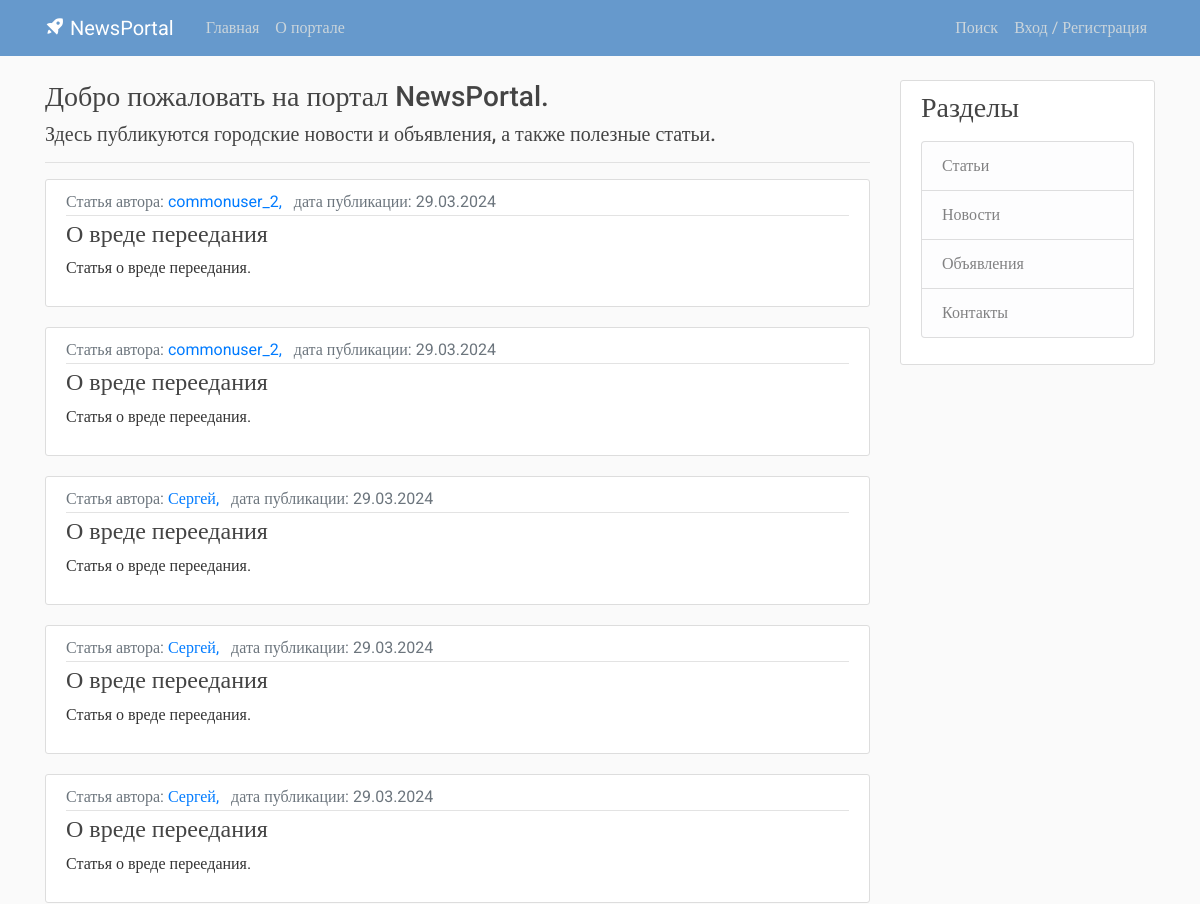
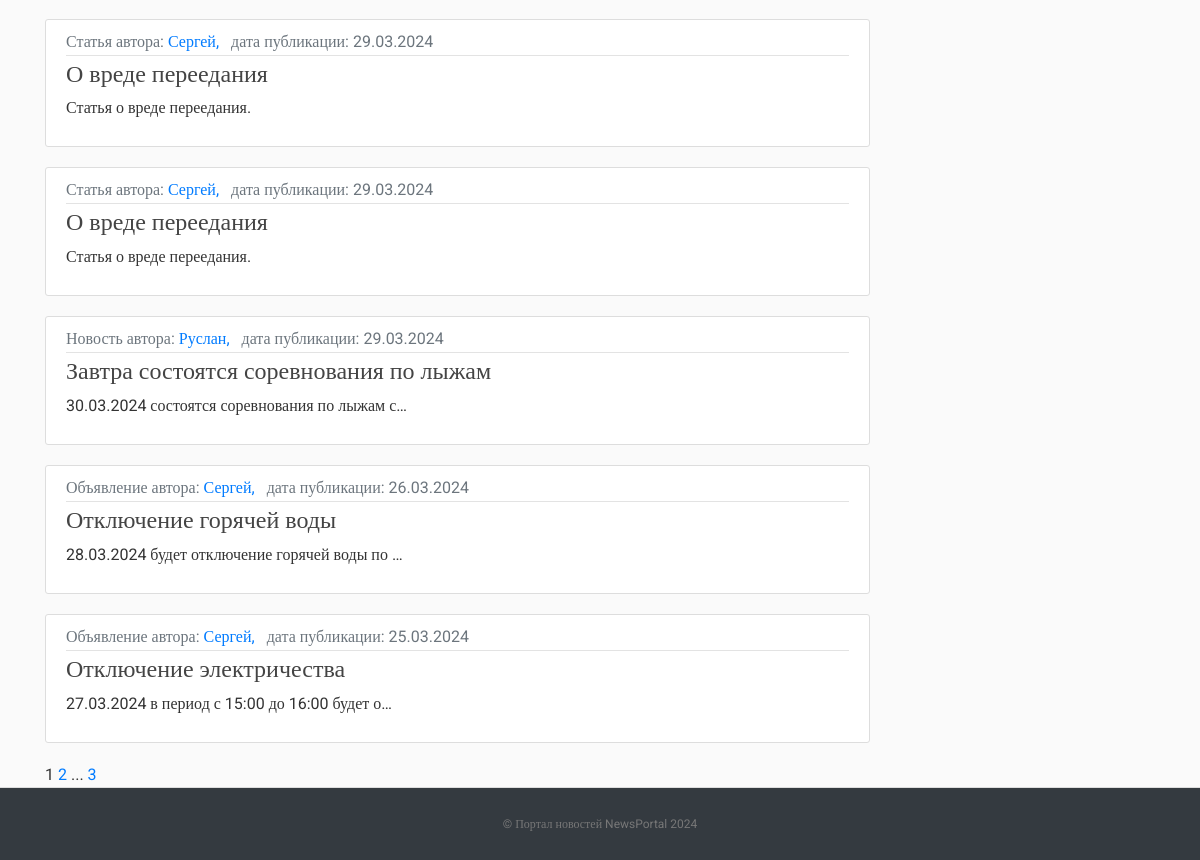
The app's page /, older data (2 pictures, top to bottom).
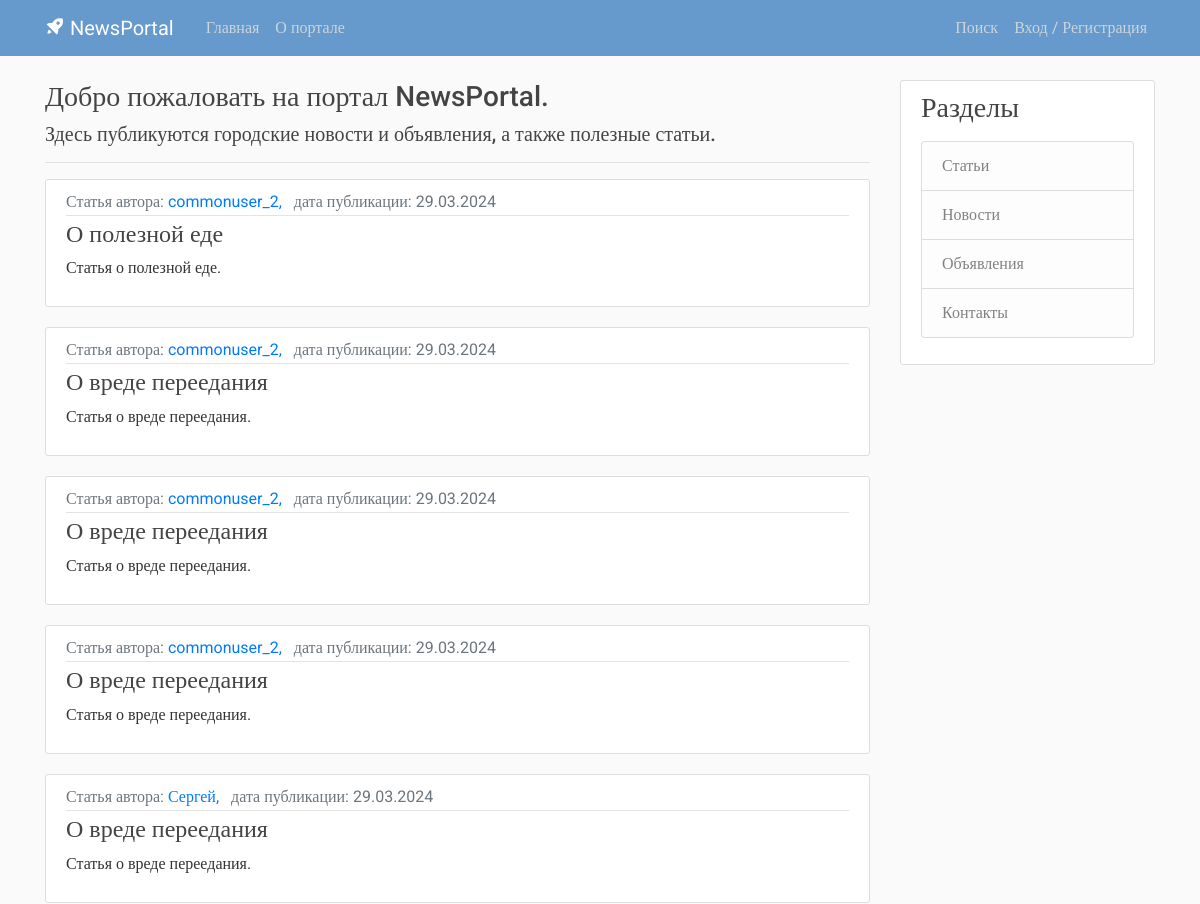
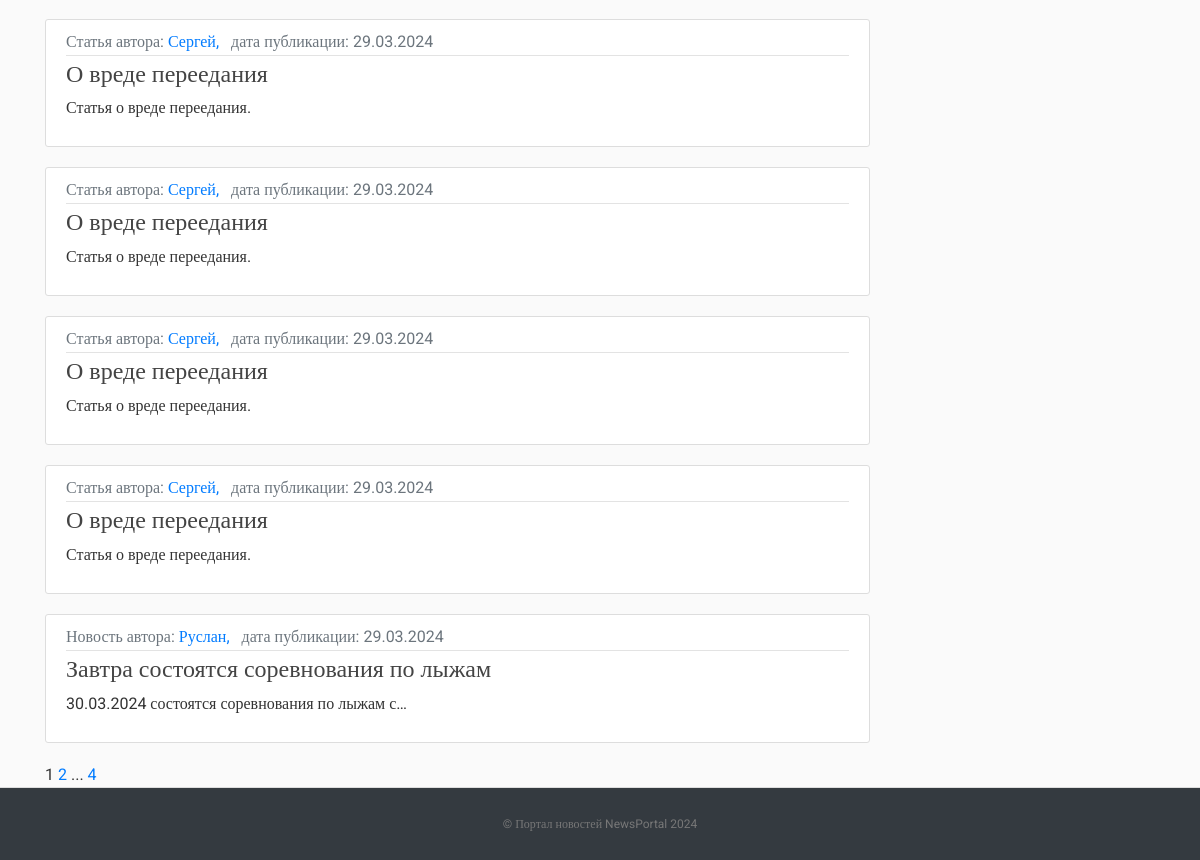
The same page, newer data (2 pictures, top to bottom).
### post/models.py (models this page shows, shortened)
class Post(models.Model):
    NEWS = 'NW'
    ARTICLE = 'AR'
    NOTIFICATION = 'NT'
    CATEGORY_CHOICES = (
        (NEWS, 'Новость'),
        (ARTICLE, 'Статья'),
        (NOTIFICATION, 'Объявление'),
    )
    categoryType = models.CharField(max_length=2, choices=CATEGORY_CHOICES, default=ARTICLE, verbose_name='Тип публикации')
    dateCreation = models.DateTimeField(default=timezone.now, verbose_name='Дата и время создания публикации')
    title = models.CharField(max_length=128, verbose_name='Заголовок публикации')
    text = models.TextField(verbose_name='Текст публикации')
    rating = models.SmallIntegerField(default=0, verbose_name='Рейтинг публикации')
    author = models.ForeignKey(Author, on_delete=models.CASCADE, verbose_name='Автор публикации')
    category = models.ManyToManyField(Category, verbose_name='Категория публикации')
    def get_absolute_url(self):
        return reverse('post_detail', args=[str(self.id)])
    class Meta:
        ordering = ['-dateCreation',]
        verbose_name = 'Публикация'
        verbose_name_plural = 'Публикации'

class Author(models.Model):
    authorUser = models.OneToOneField(User, unique=True, on_delete=models.CASCADE)
    ratingAuthor = models.SmallIntegerField(default=0)
    def __str__(self):
        return self.authorUser.username
    class Meta:
        verbose_name = 'Автор'
        verbose_name_plural = 'Авторы'

### post/views.py (the view)
# urls.py: path('', PostHome.as_view(), name='portal_home'),
class PostHome(ListView):
    model = Post
    ordering = '-dateCreation'
    template_name = 'flatpages/home.html'
    context_object_name = 'postlist'
    paginate_by = 10
    def get_queryset(self):
        queryset = super().get_queryset()
        self.filterset = PostFilter(self.request.GET, queryset)
        return self.filterset.qs
    def get_context_data(self, **kwargs):
        context = super().get_context_data(**kwargs)
        context['filterset'] = self.filterset
        return context

### post/templatetags/custom_tags.py (called while the page is built)
@register.simple_tag(takes_context=True)
def url_replace(context, **kwargs):
   d = context['request'].GET.copy()
   for k, v in kwargs.items():
       d[k] = v
   return d.urlencode()

### templates/flatpages/home.html (shortened to what this page needs)
{% extends 'flatpages/default.html' %}
{% load censor %}
{% load custom_tags %}
{% block content %}
<h3>Добро пожаловать на портал NewsPortal.</h3>
    <h5>Здесь публикуются городские новости и объявления, а также полезные статьи.</h5>
<hr />
{% for post in postlist %}
    <article class="media content-section">
        <div class="media-body">
            <div class="article-metadata">
                <a class="text-muted"> {{ post.get_categoryType_display }} автора: </a>
                <a class="mr-2" href="#"> {{ post.author }}, </a>
                <a class="text-muted">дата публикации: {{ post.dateCreation|date:"d.m.Y" }}</a>
            </div>
              <h4><a class="article-title" href="{{ post.get_absolute_url }}">{{ post.title|censor_w }}</a></h4>
              <p class="article-content">{{ post.text|truncatechars:45|censor_w }}</p>
        </div>
    </article>
{% endfor %}
{{ page_obj.number }}
{% if page_obj.has_next %}
    <a href="?{% url_replace page=page_obj.next_page_number %}">{{ page_obj.next_page_number }}</a>
    {% if paginator.num_pages != page_obj.next_page_number %}
        ...
        <a href="?{% url_replace page=page_obj.paginator.num_pages %}">{{ page_obj.paginator.num_pages }}</a>
    {% endif %}
{% endif %}
{% endblock content %}

Row changes from the older to the newer data that the page shows:
no longer on this page (row unchanged): Post: categoryType "Объявление", author "Сергей", dateCreation "26.03.2024", title|censor_w "Отключение горячей воды", text|censor_w "28.03.2024 будет отключение горячей воды по …"
no longer on this page (row unchanged): Post: categoryType "Объявление", author "Сергей", dateCreation "25.03.2024", title|censor_w "Отключение электричества", text|censor_w "27.03.2024 в период с 15:00 до 16:00 будет о…"
added Post: categoryType "Статья", author "commonuser_2", dateCreation "29.03.2024", title|censor_w "О полезной еде", text|censor_w "Статья о полезной еде."
added Post: categoryType "Статья", author "commonuser_2", dateCreation "29.03.2024", title|censor_w "О вреде переедания", text|censor_w "Статья о вреде переедания."
Text that changed along with them:
{{ page_obj.paginator.num_pages }}: "3" → "4"
